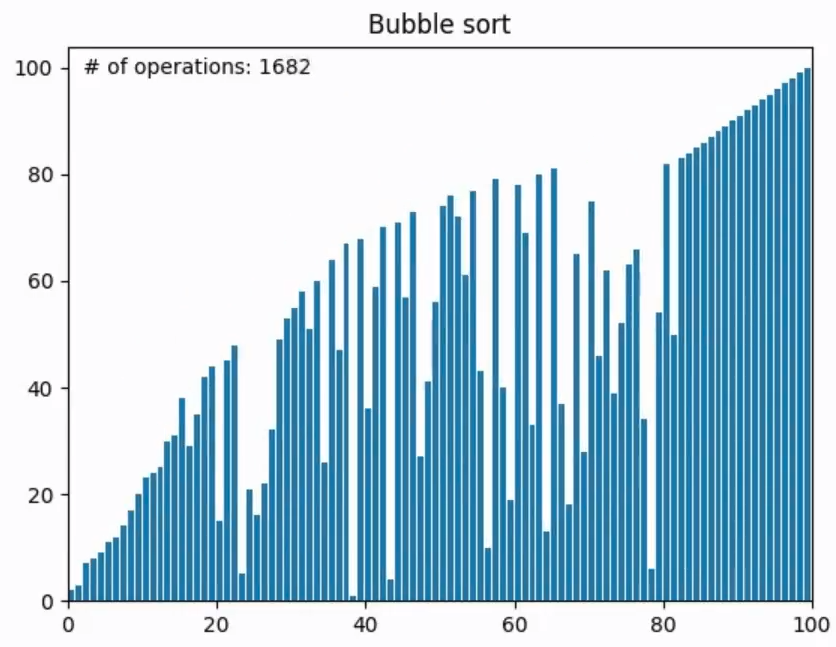
#> input picture 67_Day/sorts-master/images/bubblesort.png, 836 x 647 px
$ python -i run.py   (imports and definitions only)
#> lines starting #> are read from the running program, lines starting #| are printed output that depends on the picture
#> further down, picture is the input picture: shape (647, 836, 3); mean B, G, R 222.7, 208.2, 181.4
import argparse
import textwrap
import glob
import os

import numpy as np
import cv2


WITH_QT = True
# [6 lines not run here, left out]

bbox_thickness = 2

parser = argparse.ArgumentParser(description='YOLO v2 Bounding Box Tool')
# [5 lines not run here, left out]

class_index = 0
img_index = 0
img = None
img_objects = []
bb_dir = "bounding_boxes_txt/"

# selected bounding box
prev_was_double_click = False
is_bbox_selected = False
selected_bbox = -1

mouse_x = 0
mouse_y = 0
point_1 = (-1, -1)
point_2 = (-1, -1)

# [24 lines left out: functions change_img_index, change_class_index, not called in this run]


def draw_edges(tmp_img):
    blur = cv2.bilateralFilter(tmp_img, 3, 75, 75)
    edges = cv2.Canny(blur, 150, 250, 3)
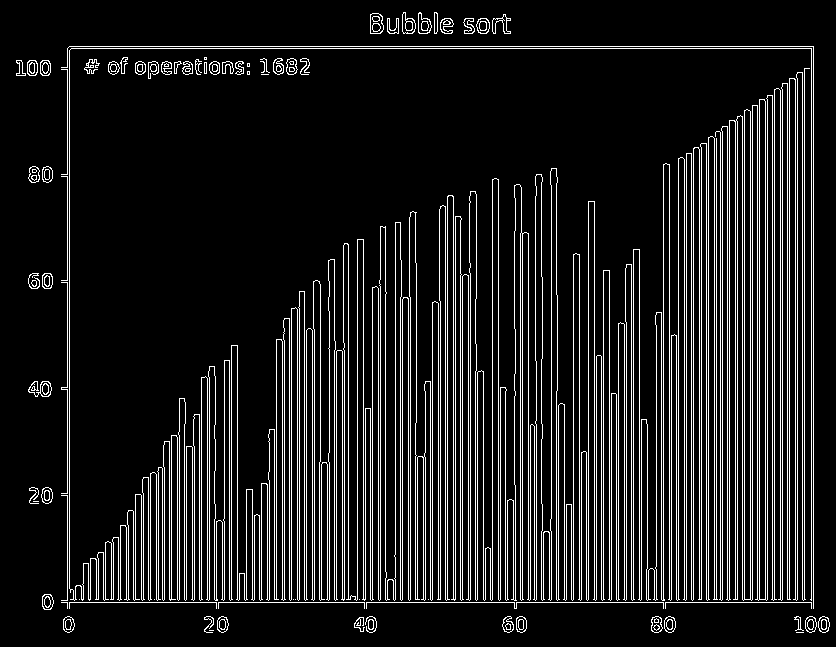
#> edges: shape (647, 836); 11.5% white in thin lines or dots
    edges = cv2.cvtColor(edges, cv2.COLOR_GRAY2RGB)
#> edges: shape (647, 836, 3); 11.5% white in thin lines or dots
    # Overlap image and edges together
    tmp_img = np.bitwise_or(tmp_img, edges)
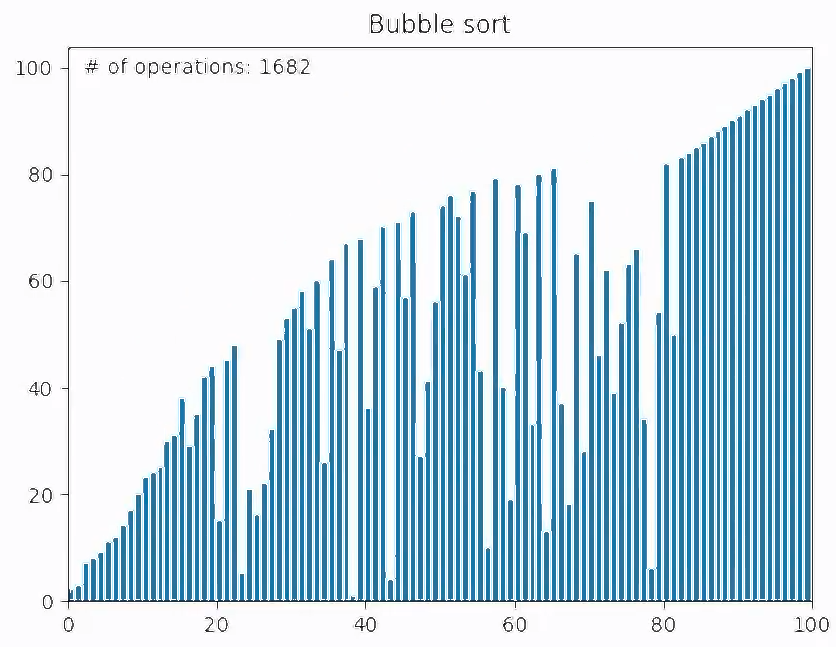
#> tmp_img: shape (647, 836, 3); mean B, G, R 229.9, 218.6, 198.2
    #tmp_img = cv2.addWeighted(tmp_img, 1 - edges_val, edges, edges_val, 0)
    return tmp_img


# [12 lines left out: functions decrease_index, increase_index, not called in this run]


def draw_line(img, x, y, height, width, color):
    cv2.line(img, (x, 0), (x, height), color, thickness=args.cross_thickness)
    cv2.line(img, (0, y), (width, y), color, thickness=args.cross_thickness)


# [24 lines left out: functions yolo_format, voc_format, get_txt_path, not called in this run]


def save_bb(txt_path, line):
    with open(txt_path, 'a') as myfile:
        myfile.write(line + "\n") # append line


# [146 lines left out: functions delete_bb, yolo_to_x_y, draw_text, draw_bboxes_from_file, get_bbox_area, set_selected_bbox and 3 more, not called in this run]


def is_mouse_inside_points(x1, y1, x2, y2):
    return mouse_x > x1 and mouse_x < x2 and mouse_y > y1 and mouse_y < y2


# [25 lines left out: functions get_close_icon, draw_close_icon, draw_info_bb_selected, not called in this run]

def remove_bad_data(img_path, img_path_txt):
    os.remove(img_path)
    os.remove(img_path_txt)


# load all images (with multiple extensions) from a directory using OpenCV
img_dir = "images/"
image_list = []
# [5 lines not run here, left out]

# [7 lines of commented-out code are left out]

last_img_index = len(image_list) - 1
# [14 lines not run here, left out]
#print(class_list)
# [1 line that did not run here, left out]

# Make the class colors the same each session
# The colors are in BGR order because we're using OpenCV
class_rgb = [
    (0, 0, 255), (255, 0, 0), (0, 255, 0), (255, 255, 0), (0, 255, 255),
    (255, 0, 255), (192, 192, 192), (128, 128, 128), (128, 0, 0),
    (128, 128, 0), (0, 128, 0), (128, 0, 128), (0, 128, 128), (0, 0, 128)]
class_rgb = np.array(class_rgb)
# If there are still more classes, add new colors randomly
# [1 line that did not run here, left out]
# [3 lines that did not run here, left out]

# create window
WINDOW_NAME = 'Bounding Box Labeler'
# [4 lines not run here, left out]

# selected image
TRACKBAR_IMG = 'Image'
# [1 line not run here, left out]

# selected class
TRACKBAR_CLASS = 'Class'
# [5 lines not run here, left out]
edges_on = False

# [3 lines not run here, left out]

color = class_rgb[class_index].tolist()
# loop
# [212 lines not run here, left out]

>>> import cv2
>>> picture = cv2.imread('../../67_Day/sorts-master/images/bubblesort.png')
>>> result = draw_edges(picture)
